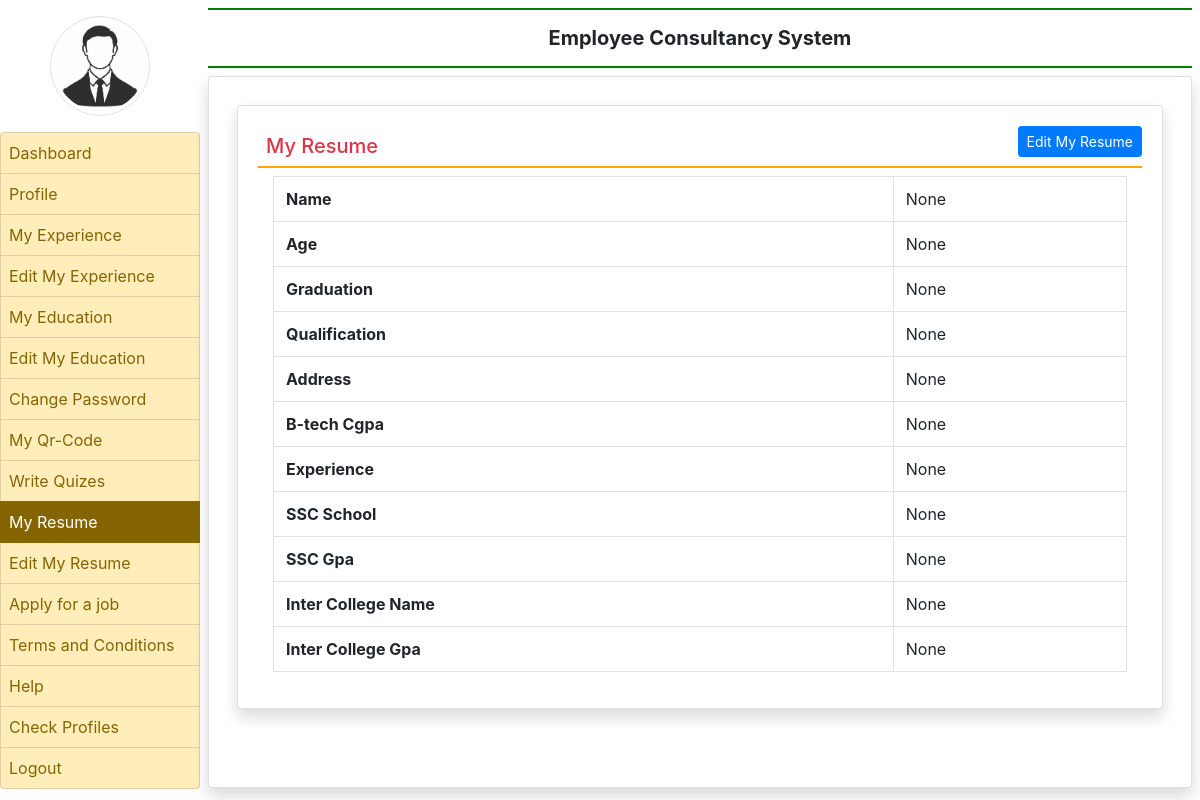
The app's page /my_resume/ (signed in) with its own data.
### employee/models.py (models this page shows, shortened)
class EmployeeResume(models.Model):
    user = models.ForeignKey(User, on_delete=models.CASCADE)
    name = models.CharField(max_length=100, null=True)
    age = models.CharField(max_length=100, null=True)
    graduation = models.CharField(max_length=100, null=True)
    qualifications = models.CharField(max_length=100, null=True)
    address = models.CharField(max_length=100, null=True)
    btechcgpa = models.CharField(max_length=100, null=True)
    experience = models.CharField(max_length=100, null=True)
    sscschool = models.CharField(max_length=100, null=True)
    sscgpa = models.CharField(max_length=100, null=True)
    intercollegename = models.CharField(max_length=100, null=True)
    intercollegegpa = models.CharField(max_length=100, null=True)

### employee/views.py (the view)
# urls.py: path('my_resume/', my_resume, name='my_resume'),
def my_resume(request):
    if not request.user.is_authenticated:
        return redirect('emp_login')
    user = request.user
    resume = EmployeeResume.objects.get(user=user)
    return render(request,'my_resume.html',locals())

### employee/templates/my_resume.html
{% extends 'emp_base.html' %}
{% block main %}
<div class="card shadow m-2">
    <div class="card-body">
       <a href="{% url 'edit_myresume' %}"class="btn btn-primary float-right btn-sm">Edit My Resume</a>
        <h5 class="p-2 text-danger" style="border-bottom : 2px solid orange">My Resume</h5>
        <div class="container-fluid">
            <table class="table table-bordered">
                <tr>
                    <th>Name</th>
                     <td>{{resume.name}}</td>
                </tr>
                 <tr>
                    <th>Age</th>
                     <td>{{resume.age}}</td>
                </tr>
                 <tr>
                    <th>Graduation</th>
                     <td>{{resume.graduation}}</td>
                </tr>
                <tr>
                    <th>Qualification</th>
                     <td>{{resume.qualifications}}</td>
                </tr>
                 <tr>
                    <th>Address</th>
                     <td>{{resume.address}}</td>
                </tr>
                 <tr>
                    <th>B-tech Cgpa</th>
                     <td>{{resume.btechcgpa}}</td>
                </tr>
                 <tr>
                    <th>Experience</th>
                     <td>{{resume.experience}}</td>
                </tr>
                <tr>
                    <th>SSC School</th>
                     <td>{{resume.sscschool}}</td>
                </tr>
                 <tr>
                    <th>SSC Gpa</th>
                     <td>{{resume.sscgpa}}</td>
                </tr>
                 <tr>
                    <th>Inter College Name</th>
                     <td>{{resume.intercollegename}}</td>
                </tr>
                 <tr>
                    <th>Inter College Gpa</th>
                     <td>{{resume.intercollegegpa}}</td>
                </tr>
            </table>
        </div>
    </div>
</div>
{% endblock %}

### records on screen
EmployeeResume: name "None", age "None", graduation "None", qualifications "None", address "None", btechcgpa "None", experience "None", sscschool "None", sscgpa "None", intercollegename "None", intercollegegpa "None"
